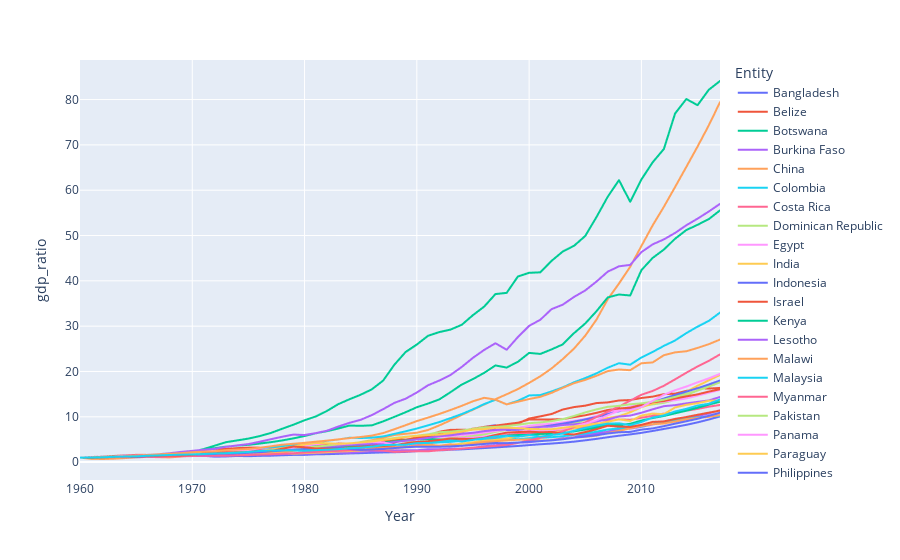

The notebook cell this image was saved under:
### Code cell
px.line(ratio_greater_than_10, y = "gdp_ratio", x = "Year", color = "Entity")
